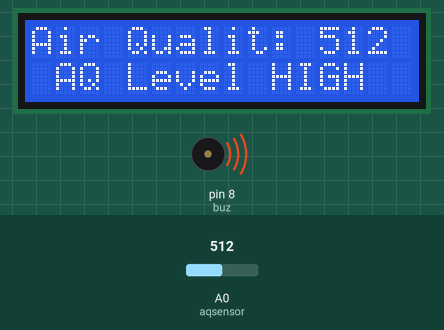
This sketch was run on a simulated Arduino Uno, built with avr-gcc and run on an emulated ATmega328P. On the bench: 16×2 character LCD, buzzer (waves = sounding, pin HIGH). The test bench sets the inputs (shaded band); at power-on: A0 (aqsensor) = 512. What the sketch prints to the serial monitor is not drawn.

Above: at 1.2 s.
1.3 s: A0 (aqsensor) set to 257
At 2.6 s:
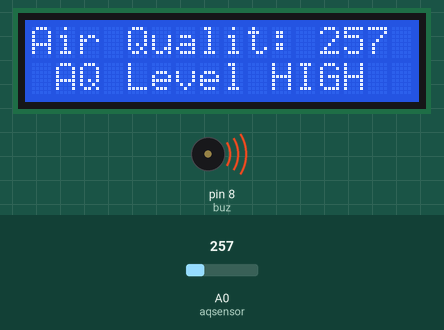
3.0 s: A0 (aqsensor) set to 237
At 4.2 s:
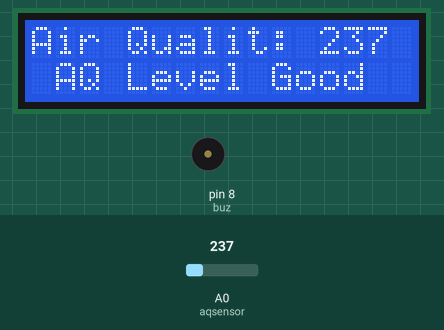
4.5 s: A0 (aqsensor) set to 260
At 5.9 s:
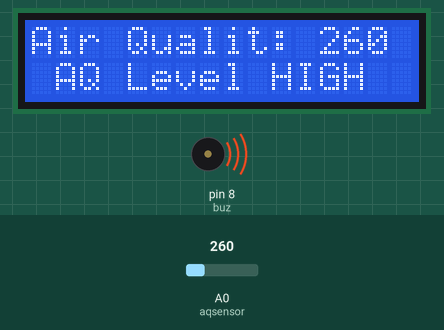
Timing chart, 0 to 7.5 s (numbered marks = the images above; inputs shaded):
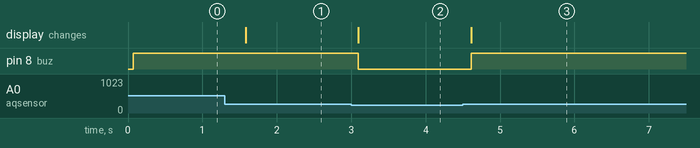

The sketch:

air_quality_monitor.ino
```cpp
#include <LiquidCrystal.h>      //Header file for LCD
const int rs=12, en=11, d4=5, d5=4, d6=3, d7=2; //pins of LCD connected to Arduino
LiquidCrystal lcd(rs,en,d4,d5,d6,d7); //lcd function from LiquidCrystal

int buz = 8;  //buzzer connected to pin 8

const int aqsensor = A0;  //output of mq135 connected to A0 pin of Arduino
int threshold = 250;      //Threshold level for Air Quality

void setup() {

  pinMode (buz,OUTPUT);     // buzzer is connected as Output from Arduino
  pinMode (aqsensor,INPUT); // MQ135 is connected as INPUT to arduino

  Serial.begin (9600);      //begin serial communication with baud rate of 9600

  lcd.clear();              // clear lcd
  lcd.begin (16,2);         // consider 16,2 lcd
}

void loop() {

  int ppm = analogRead(aqsensor); //read MQ135 analog outputs at A0 and store it in ppm

  Serial.print("Air Quality: ");  //print message in serail monitor
  Serial.println(ppm);            //print value of ppm in serial monitor

  lcd.setCursor(0,0);             // set cursor of lcd to 1st row and 1st column
  lcd.print("Air Qualit: ");      // print message on lcd
  lcd.print(ppm);                 // print value of MQ135

  if (ppm > threshold)            // check is ppm is greater than threshold or not
    {
      lcd.setCursor(1,1);         //jump here if ppm is greater than threshold
      lcd.print("AQ Level HIGH");
      Serial.println("AQ Level HIGH");
      digitalWrite(buz,HIGH);     //Turn ON Buzzer
    }
  else
    {

      digitalWrite(buz,LOW);   //Turn off Buzzer
      lcd.setCursor(1,1);
      lcd.print ("AQ Level Good");
      Serial.println("AQ Level Good");
    }
  delay (500);
}
```

Measured:
- the behaviour switches between 251 and 250 on A0 (aqsensor) (found by bisection; images 1 and 2)
- after the input at 1.3 s, the display: changes after 0.28 s (image 1)
- after the input at 3.0 s, pin 8 (buz): HIGH → LOW after 0.09 s; the display: changes after 0.10 s (image 2)
- after the input at 4.5 s, pin 8 (buz): LOW → HIGH after 0.11 s; the display: changes after 0.11 s (image 3)
